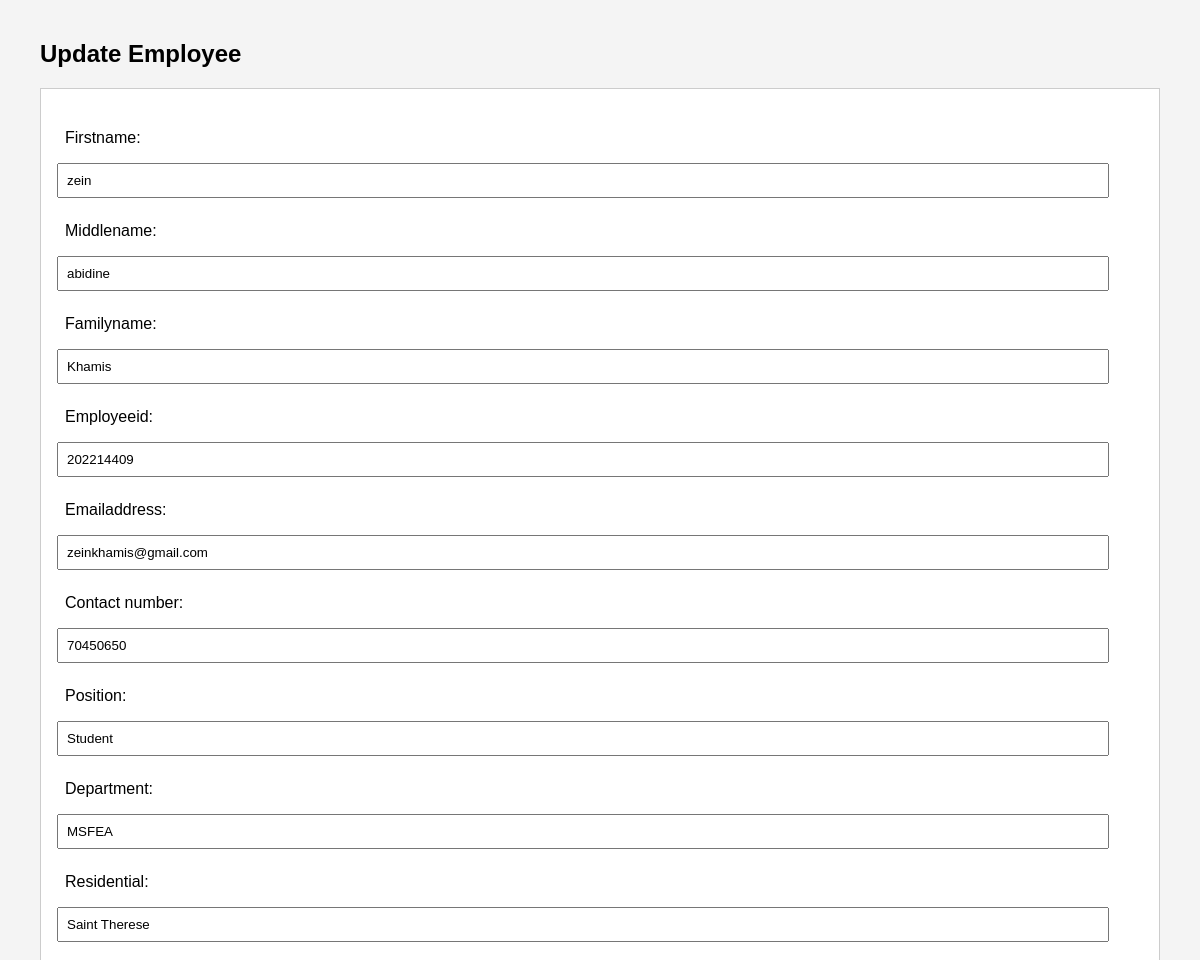
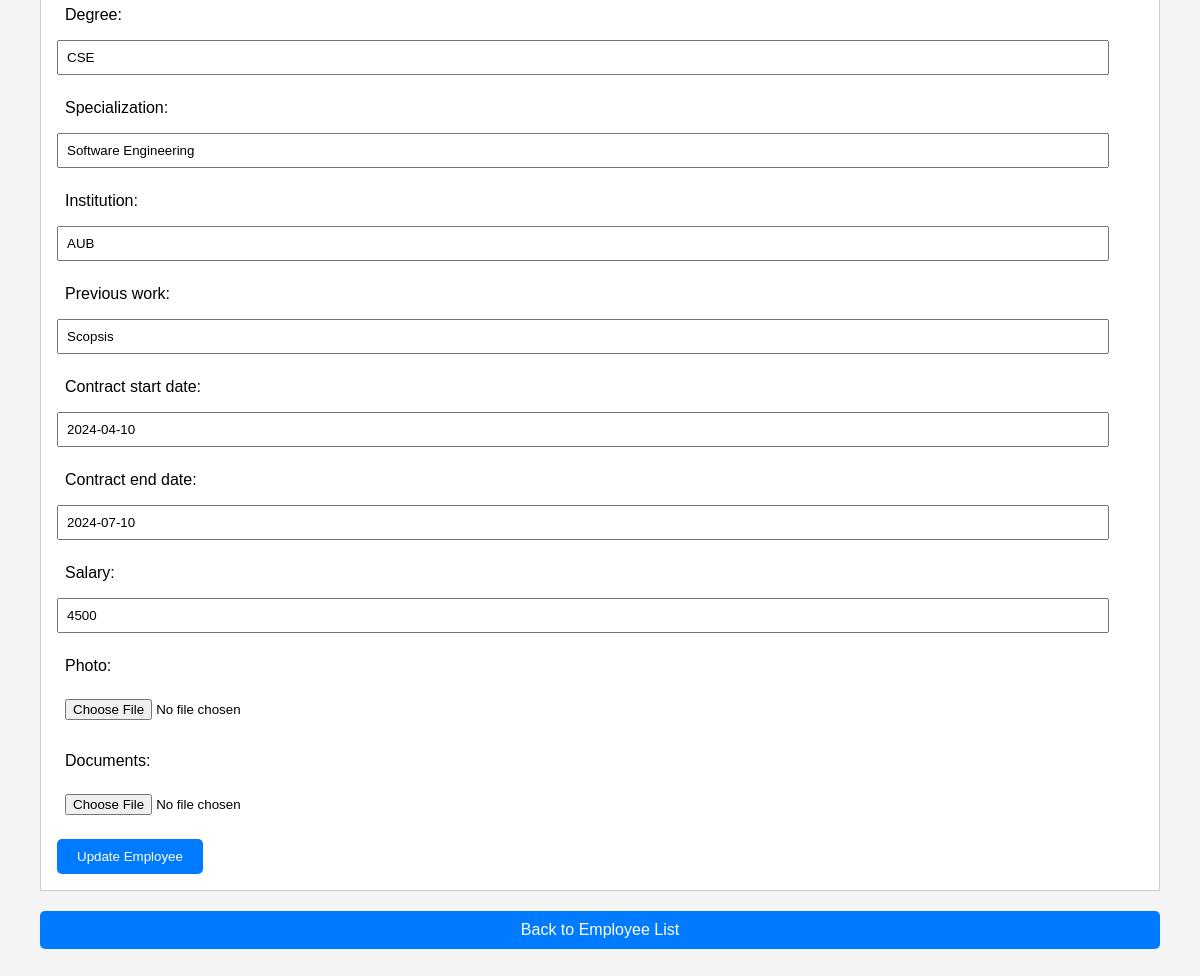
/update_employee/1/, run on the app's committed database (2 pictures, top to bottom).
### myapp3/models.py (models this page shows, shortened)
class Basic_Employee_Information(models.Model):
    Firstname = models.CharField(max_length=100)
    Middlename = models.CharField(max_length=100)
    Familyname = models.CharField(max_length=100)
    Employeeid = models.IntegerField()
    emailaddress = models.EmailField(max_length = 100)
    contact_number = models.BigIntegerField()
    contact_number_length = models.PositiveSmallIntegerField(default=10)
    country_code = models.CharField(max_length=5, blank=True, null=True)
    Position = models.CharField(max_length = 100)
    Department = models.CharField(max_length = 100)
    Residential = models.CharField(max_length = 300, null=True, blank=True)
    Degree = models.CharField(max_length = 100, null=True, blank=True)
    Specialization = models.CharField(max_length = 300, null=True, blank=True)
    Institution = models.CharField(max_length = 100, null=True, blank=True)
    Previous_work = models.CharField(max_length = 200, null=True, blank=True)
    Contract_start_date = models.DateField(default=timezone.now)
    Contract_end_date = models.DateField(default=timezone.now)
    Salary = models.IntegerField(null=True, blank=True)
    Photo = models.ImageField(upload_to='photos/', null=True, blank=True)
    Documents = models.FileField(upload_to='documents/', null=True, blank=True)

### myapp3/views.py (the view)
# urls.py: path('update_employee/<int:employee_id>/', views.update_employee, name='update_employee'),
def update_employee(request, employee_id):
    employee = get_object_or_404(Basic_Employee_Information, pk=employee_id)
    if request.method == 'POST':
        form = Basic_Employee_Information_Form(request.POST, request.FILES, instance=employee)
        if form.is_valid():
            form.save()
            return redirect('home')  # Redirect to the home page or any other appropriate page
    else:
        form = Basic_Employee_Information_Form(instance=employee)
    return render(request, 'myapp3/update_employee.html', {'form': form})

### myapp3/forms.py
class Basic_Employee_Information_Form(forms.ModelForm):
    class Meta:
        model = Basic_Employee_Information
        fields = ['Firstname', 'Middlename', 'Familyname', 'Employeeid', 'emailaddress', 'contact_number', 'Position', 'Department', 'Residential', 'Degree', 'Specialization', 'Institution', 'Previous_work', 'Contract_start_date', 'Contract_end_date', 'Salary', 'Photo', 'Documents']

### templates/myapp3/update_employee.html (shortened to what this page needs)
<!DOCTYPE html>
<html lang="en">
<head>
</head>
<body>
    <h2>Update Employee</h2>
    <form method="post" enctype="multipart/form-data">
        {{ form.as_p }}
        <button type="submit">Update Employee</button>
    </form>
    <a href="{% url 'list_employee' %}" class="back-link">Back to Employee List</a>
</body>
</html>

### templates/myapp3/update_employee.html (style rules this page uses)
body { font-family: Arial, sans-serif; background-color: #f4f4f4; margin: 40px; }
form { background: white; padding: 16px; border: solid 1px #ccc; }
label, input, textarea, select { display: block; width: 95%; margin-top: 8px; padding: 8px; }
button { padding: 10px 20px; background-color: #007BFF; color: white; border: none; border-radius: 5px; cursor: pointer; }
.back-link { display: block; background-color: #007BFF; color: white; padding: 10px 20px; text-align: center; margin-top: 20px; border-radius: 5px; text-decoration: none; }

### data on the page
Basic_Employee_Information: Firstname "zein", Middlename "abidine", Familyname "Khamis", Employeeid "202214409", emailaddress "zeinkhamis@gmail.com", contact_number "70450650", Position "Student", Department "MSFEA", Residential "Saint Therese", Degree "CSE", Specialization "Software Engineering", Institution "AUB", Previous_work "Scopsis", Contract_start_date "2024-04-10", Contract_end_date "2024-07-10", Salary "4500"
